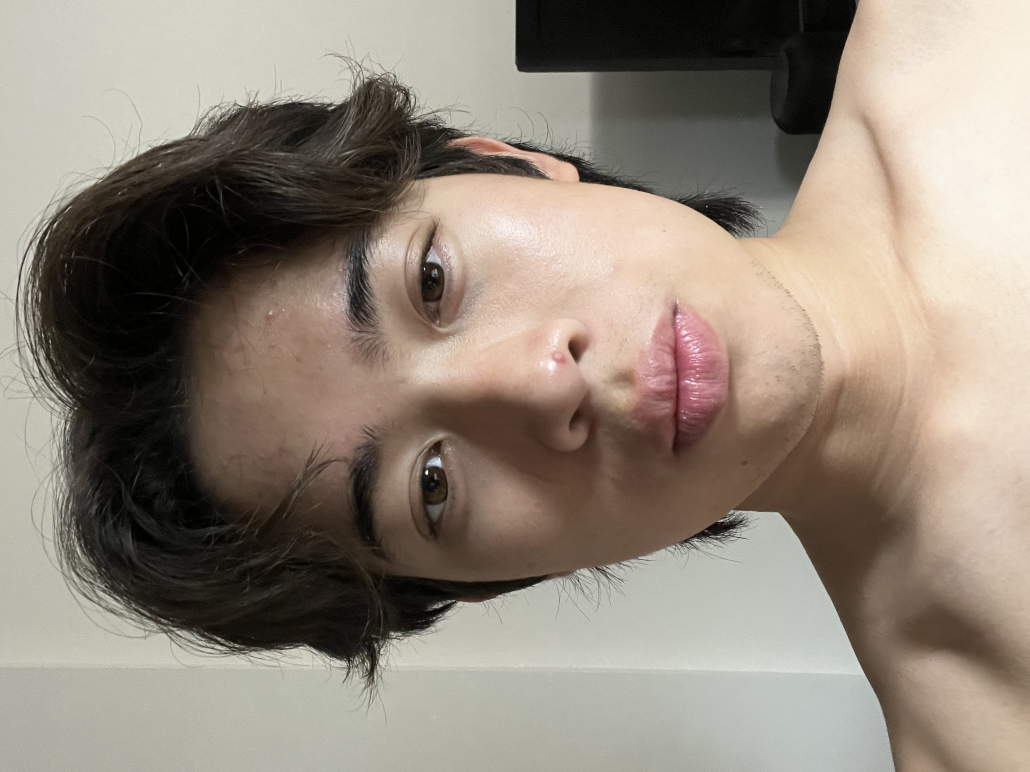
#> input picture ml/data/test_face.jpeg, 3088 x 2316 px (shown at 1/3 size)
$ python -i audit_similarity.py   (imports and definitions only)
#> lines starting #> are read from the running program, lines starting #| are printed output that depends on the picture
import argparse
import json
from pathlib import Path

import cv2
import numpy as np
from PIL import Image, ImageDraw, ImageOps


def pack_bits(bits: np.ndarray) -> int:
    return int.from_bytes(np.packbits(bits.reshape(-1)).tobytes(), "big")


def fingerprints(image: Image.Image) -> tuple[int, int]:
    gray = image.convert("L")
    small = np.asarray(gray.resize((32, 32), Image.Resampling.LANCZOS), dtype=np.float32)
    coefficients = cv2.dct(small)[:8, :8].reshape(-1)[1:]
    phash = pack_bits(coefficients > np.median(coefficients))
    gradient = np.asarray(gray.resize((9, 8), Image.Resampling.LANCZOS))
    dhash = pack_bits(gradient[:, 1:] > gradient[:, :-1])
    return phash, dhash


def image_variants(image: Image.Image) -> dict[str, tuple[int, int]]:
    width, height = image.size
    crop = image.crop((width * .05, height * .05, width * .95, height * .95))
    return {
        "original": fingerprints(image),
        "mirrored": fingerprints(ImageOps.mirror(image)),
        "center_crop_90": fingerprints(crop),
    }


# [73 lines left out: functions match_variants, audit_dataset, not called in this run]


# [7 lines not run here, left out]

>>> from PIL import Image
>>> picture = Image.open('data/test_face.jpeg')
#> picture is the input picture: PIL image 3088x2316 RGB; mean R, G, B 145.7, 135.1, 122.8
>>> result = image_variants(picture)
#> in image_variants, `crop = image.crop((width * .05, height * .05, width * .95, height * .9..`:
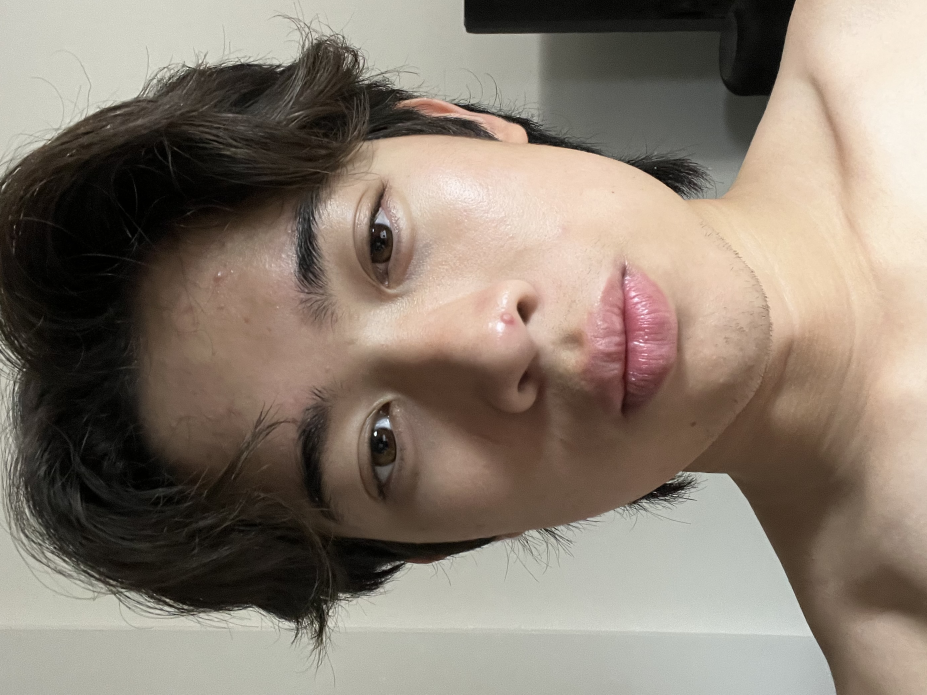
#> crop: PIL image 2780x2084 RGB (shown at 1/3 size); mean R, G, B 137.6, 125.7, 113.4
#> in fingerprints, `gray = image.convert("L")`:
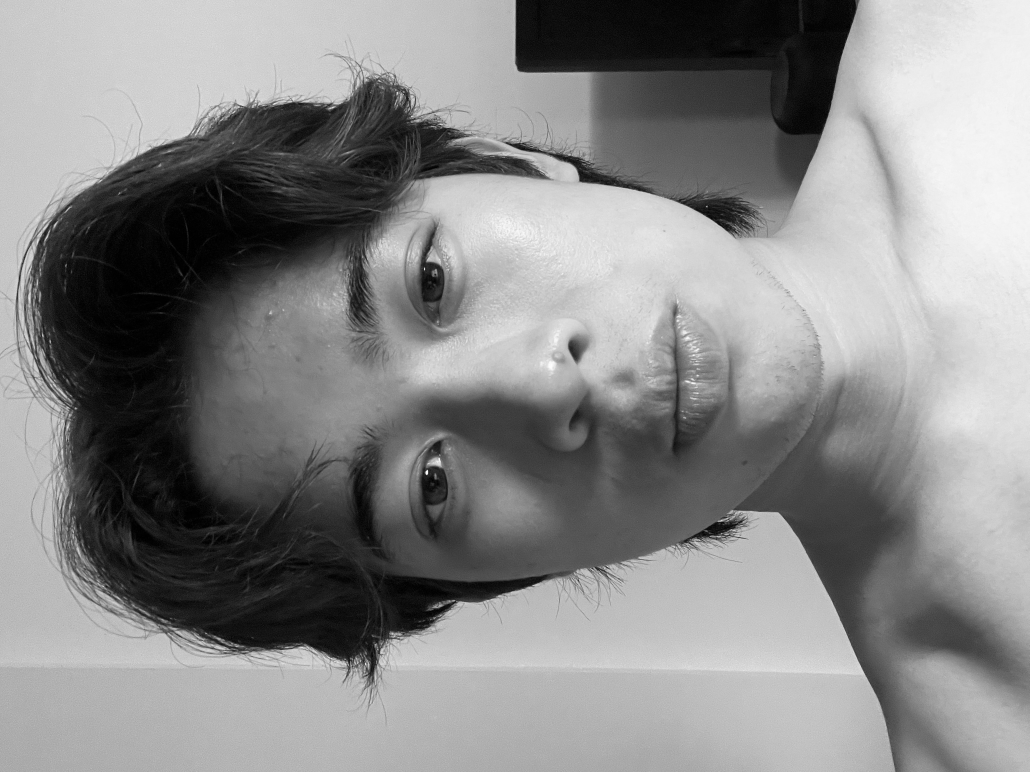
#> gray: PIL image 3088x2316 L (shown at 1/3 size); min 0, max 255, mean 136.9
#> in fingerprints, `small = np.asarray(gray.resize((32, 32), Image.Resampling.LANCZOS), dt..`:
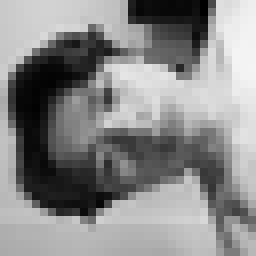
#> small: shape (32, 32) float32 (shown 8 times larger); min 0, max 244, mean 136.9
#> in fingerprints, `coefficients = cv2.dct(small)[:8, :8].reshape(-1)[1:]`: coefficients = 63 values, max 758.9 at index 16, min -666.5 at index 0, mean 18.93
#> in fingerprints, `phash = pack_bits(coefficients > np.median(coefficients))`: phash = 6869045880132734108
#> in fingerprints, `dhash = pack_bits(gradient[:, 1:] > gradient[:, :-1])`: dhash = 9454035829908126852
#> in fingerprints (call 2), `gray = image.convert("L")`:
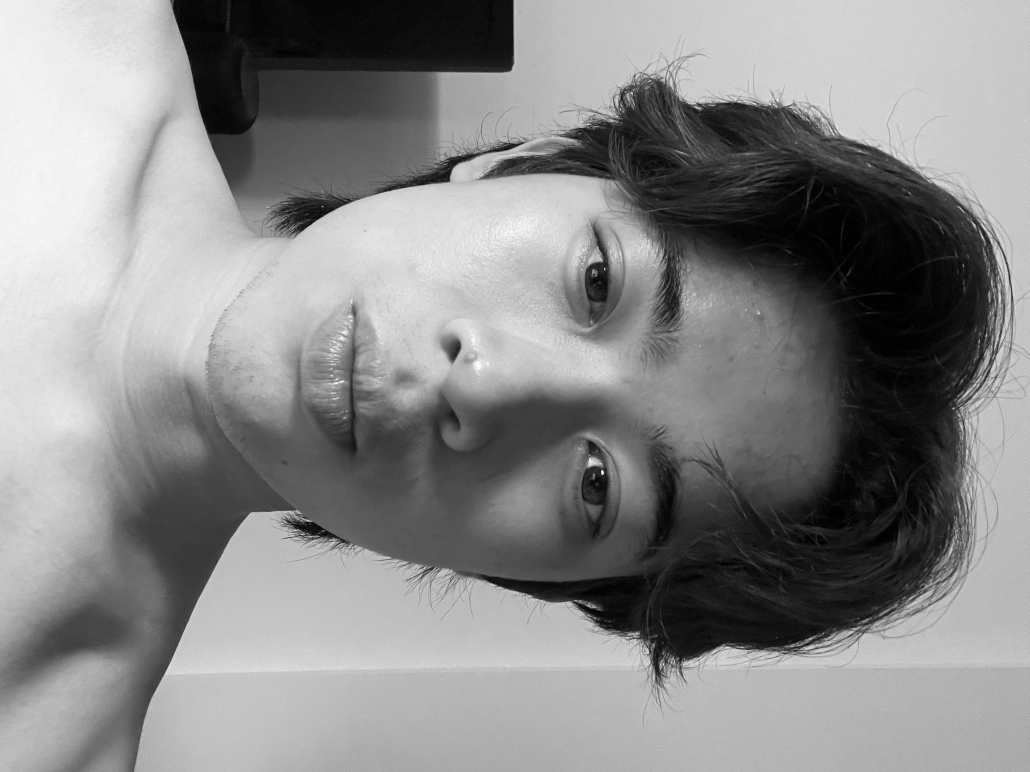
#> gray: PIL image 3088x2316 L (shown at 1/3 size); min 0, max 255, mean 136.9
#> in fingerprints (call 2), `small = np.asarray(gray.resize((32, 32), Image.Resampling.LANCZOS), dt..`:
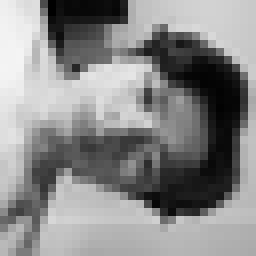
#> small: shape (32, 32) float32 (shown 8 times larger); min 0, max 244, mean 136.9
#> in fingerprints (call 2), `coefficients = cv2.dct(small)[:8, :8].reshape(-1)[1:]`: coefficients = 63 values, max 666.5 at index 0, min -758.9 at index 16, mean 42.05
#> in fingerprints (call 2), `phash = pack_bits(coefficients > np.median(coefficients))`: phash = 15416220093788628016
#> in fingerprints (call 2), `dhash = pack_bits(gradient[:, 1:] > gradient[:, :-1])`: dhash = 4481962342766199768
#> in fingerprints (call 3), `gray = image.convert("L")`:
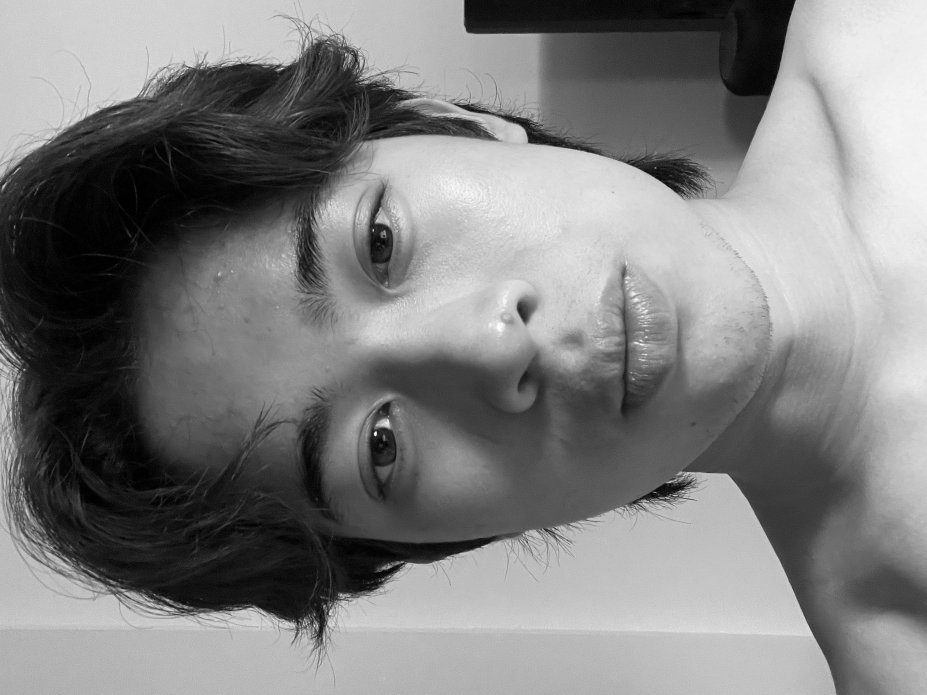
#> gray: PIL image 2780x2084 L (shown at 1/3 size); min 0, max 255, mean 127.9
#> in fingerprints (call 3), `small = np.asarray(gray.resize((32, 32), Image.Resampling.LANCZOS), dt..`:
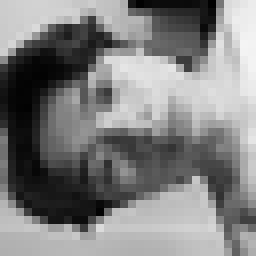
#> small: shape (32, 32) float32 (shown 8 times larger); min 1, max 244, mean 127.8
#> in fingerprints (call 3), `coefficients = cv2.dct(small)[:8, :8].reshape(-1)[1:]`: coefficients = 63 values, max 677.4 at index 16, min -886.8 at index 0, mean 17.58
#> in fingerprints (call 3), `phash = pack_bits(coefficients > np.median(coefficients))`: phash = 1680960682891773340
#> in fingerprints (call 3), `dhash = pack_bits(gradient[:, 1:] > gradient[:, :-1])`: dhash = 1383585660047539252
#> result = {'original': (6869045880132734108, 9454035829908126852), 'mirrored': (15416220093788628016, 4481962342766199768), 'center_crop_90': (1680960682891773340, 1383585660047539252)}
